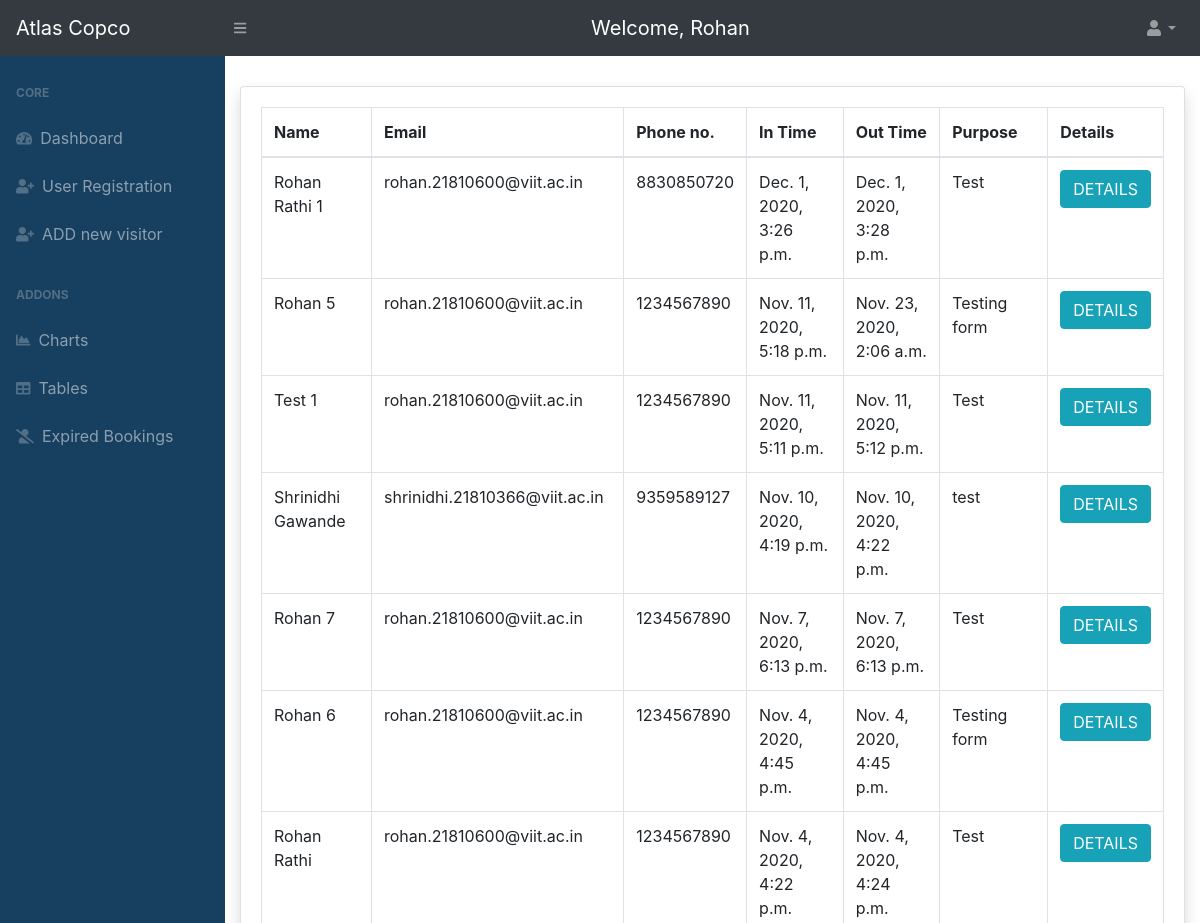
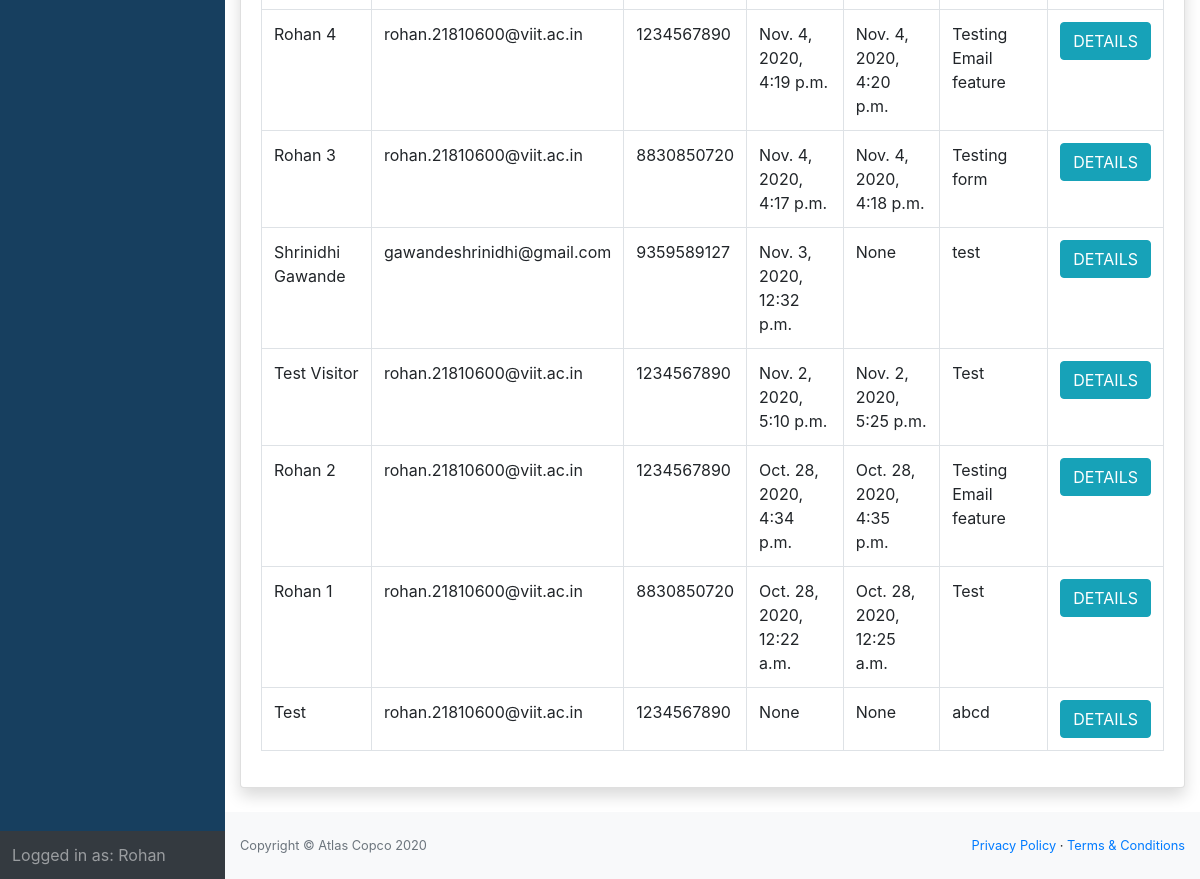
/allbookedvisitors/ (signed in), run on the app's committed database (2 pictures, top to bottom).
### entry/models.py (models this page shows, shortened)
class Visitor(models.Model):
	name = models.CharField(verbose_name='Name', max_length=200, validators=[
		MinLengthValidator(2, 'Minimum 2 Characters are required')])  # name of the visitor
	purpose = models.CharField(verbose_name='Purpose', max_length=200, validators=[
		MinLengthValidator(4, 'Minimum 4 characters are required')])  # purpose of visit
	mobile = models.IntegerField(verbose_name='Mobile number')  # mobile no. of the visitor
	email = models.EmailField(verbose_name='Email', validators=[EmailValidator()])  # email address of the visitor
	no_of_people = models.IntegerField(verbose_name='No of people')  # no. of visitors
	photo_id_number = models.CharField(verbose_name='Photo Id Number', max_length=20, null=True, blank=True)
	photo_id = models.ImageField(verbose_name='Photo Id', upload_to='media/photo_id', null=True, blank=True)
	expected_in_time = models.DateTimeField(verbose_name='Expected Visit In Time', null=True, blank=True)
	in_time = models.DateTimeField(verbose_name='Visit In time', null=True, blank=True)  # in time of the visitor, added automatically
	out_time = models.DateTimeField(verbose_name='Visit Out Time', null=True, blank=True)  # out time of the visitor added automatically
	token = models.CharField(verbose_name='Token', max_length=200, null=True, blank=True)  # token(autogenerated)
	qrcode = models.ImageField(verbose_name='QR Code', upload_to='media/qrcodes', null=True, blank=True)  # qr code generated from the token
	user = models.ForeignKey(User, verbose_name='Employee to visit', on_delete=models.PROTECT)  # link to the User table, to store which user allowed the entry
	photo = models.ImageField(verbose_name='Photo of the Visitor', upload_to='media/photo', null=True, blank=True)
	visit_token = models.CharField(max_length=200, verbose_name="Token assigned to the Visitor", null=True, blank=True)
	session_expired = models.BooleanField(default=False)

### home/views.py (the view)
# urls.py: path('allbookedvisitors/', views.AllVisitorsListView.as_view(), name='all-booked-visitors'),
class AllVisitorsListView(LoginRequiredMixin, ListView):
	def get(self, request):
		display_visitors = Visitor.objects.filter(session_expired=False)
		visitor_list = display_visitors.order_by('-in_time')
		context = {'visitor_list': visitor_list}
		return render(request, 'home/all_visitors_booked.html', context)

### home/templates/home/all_visitors_booked.html (shortened to what this page needs)
{% extends 'home/base.html' %}
{% load tz %}
{% block content %}
<div id="layoutSidenav_content">
	<main style="margin-top: 30px;">
		<div class="container-fluid">
			<div class="card shadow mb-4">
				<div class="card-body">
					<div class="table-responsive">
						<table class="table table-bordered" id="dataTable" width="100%" cellspacing="0">
							<thead>
								<tr>
									<th> Name </th>
									<th> Email </th>
									<th> Phone no. </th>
									<th> In Time </th>
									<th> Out Time </th>
									<th> Purpose </th>
									<th> Details </th>
								</tr>
							</thead>
							<tbody>
								{% for visitor in visitor_list %}
								<tr>
									<td>{{ visitor.name }}</td>
									<td>{{ visitor.email }}</td>
									<td>{{ visitor.mobile }}</td>
									<td>{{ visitor.in_time }}</td>
									<td>{{ visitor.out_time }}</td>
									<td>{{ visitor.purpose}}</td>
									<td>
											<button type="submit" name="delete_btn" class="btn btn-info" onclick="window.location.href='{% url 'visitor-detail' visitor.id %}'"> DETAILS </button>
									</td>
								</tr>
								{% endfor %}
							</tbody>
						</table>
					</div>
				</div>
			</div>
		</div>
	</main>
	<div class="footer">
		<footer class="py-4 bg-light mt-auto">
			<div class="container-fluid">
				<div class="d-flex align-items-center justify-content-between small">
					<div class="text-muted">Copyright &copy; Atlas Copco 2020</div>
					<div>
						<a href="#">Privacy Policy</a> &middot;
						<a href="#">Terms &amp; Conditions</a>
					</div>
				</div>
			</div>
		</footer>
	</div>
</div>
{% endblock content %}

### home/templates/home/base.html (shortened to what this page needs)
{% load static %} {% load crispy_forms_tags %}
<!DOCTYPE html>
<html lang=en>
<head>
    <link rel="stylesheet" href="https://stackpath.bootstrapcdn.com/bootstrap/4.5.2/css/bootstrap.min.css">
    <link rel="stylesheet" type="text/css" href="{% static 'home/style.css' %}">
</head>
<body>
    <nav class="sb-topnav navbar navbar-expand navbar-dark bg-dark sticky-top">
        <a class="navbar-brand" href="{% url 'home' %}">Atlas Copco</a> {% if request.user.is_superuser %}<button class="btn btn-link btn-sm order-1 order-lg-0" id="sidebarToggle"><i class="fas fa-bars"></i></button> {% endif %}
        <span class="d-none d-md-inline-block form-inline ml-auto mr-0 mr-md-3 my-2 my-md-0 navbar-brand"> Welcome, {{ request.user.first_name }}</span>
        <ul class="navbar-nav ml-auto ">
            <li class="nav-item dropdown">
                <a class="nav-link dropdown-toggle" id="userDropdown" href="#" role="button" data-toggle="dropdown" aria-haspopup="true" aria-expanded="false">{% if request.user.employee.pic %}<img src="{{ request.user.employee.pic.url }}" style="width: 40px; height: 40px; border-radius: 100%;">{% else %}<img class="fas fa-user fa-fw"></img>{% endif %}</a>
            </li>
        </ul>
    </nav>
    <div id="layoutSidenav">
        {% if request.user.is_superuser %}
        <div id="layoutSidenav_nav">
            <nav class="sb-sidenav accordion sb-sidenav-dark" id="sidenavAccordion" style="background-color: #173F5F;">
                <div class="sb-sidenav-menu">
                    <div class="nav">
                        <div class="sb-sidenav-menu-heading">Core</div>
                        <a class="nav-link" href="{% url 'home' %}">
                            <div class="sb-nav-link-icon"><i class="fas fa-tachometer-alt"></i></div>
                            Dashboard <br>
                            <a class="nav-link" href="{% url 'user-signup' %}">
                                <div class="sb-nav-link-icon"><i class="fas fa-user-plus"></i></div>
                                User Registration
                            </a>
                            <a class="nav-link" href="{% url 'entry:new-visitor' %}">
                                <div class="sb-nav-link-icon"><i class="fa fa-user-plus fa-fw"></i></div>
                                ADD new visitor
                            </a>
                            <div class="sb-sidenav-menu-heading">Addons</div>
                            <a class="nav-link" href="{% url 'charts:chart-page'%}">
                                <div class="sb-nav-link-icon"><i class="fas fa-chart-area"></i></div>
                                Charts
                            </a>
                            <a class="nav-link" href="{% url 'tables' %}">
                                <div class="sb-nav-link-icon"><i class="fas fa-table"></i></div>
                                Tables
                            </a>
                            <a class="nav-link" href="{% url 'disabled' %}">
                                <div class="sb-nav-link-icon"><i class="fas fa-user-slash"></i></div>
                                Expired Bookings
                            </a>
                    </div>
                </div>
                <div class="sb-sidenav-footer">
                    <div class="large">Logged in as: {{ request.user.first_name }}</div>
                </div>
            </nav>
        </div>
        {% endif %}
        {% block content %} {% endblock content %}
    </div>
</body>
</html>

### home/static/home/style.css (style rules this page uses)
#layoutSidenav { display: flex; }
#layoutSidenav #layoutSidenav_nav { flex-basis: 225px; flex-shrink: 0; transition: transform 0.15s ease-in-out; z-index: 1038; transform: translateX(-225px); }
#layoutSidenav #layoutSidenav_content { position: relative; display: flex; flex-direction: column; justify-content: space-between; min-width: 0; flex-grow: 1; min-height: calc(100vh - 56px); margin-left: -225px; }
@media (min-width: 992px) { #layoutSidenav #layoutSidenav_nav { transform: translateX(0); } }
@media (min-width: 992px) { #layoutSidenav #layoutSidenav_content { margin-left: 0; transition: margin 0.15s ease-in-out; } }
.nav .nav-link .sb-nav-link-icon, .sb-sidenav-menu .nav-link .sb-nav-link-icon { margin-right: 0.5rem; }
.sb-topnav { padding-left: 0; height: 56px; z-index: 1039; }
.sb-topnav .navbar-brand { width: 225px; padding-left: 1rem; padding-right: 1rem; margin: 0; }
.sb-topnav.navbar-dark #sidebarToggle { color: rgba(255, 255, 255, 0.5); }
.sb-sidenav { display: flex; flex-direction: column; height: 100%; flex-wrap: nowrap; }
.sb-sidenav .sb-sidenav-menu { flex-grow: 1; }
.sb-sidenav .sb-sidenav-menu .nav { flex-direction: column; flex-wrap: nowrap; }
.sb-sidenav .sb-sidenav-menu .nav .sb-sidenav-menu-heading { padding: 1.75rem 1rem 0.75rem; font-size: 0.75rem; font-weight: bold; text-transform: uppercase; }
.sb-sidenav .sb-sidenav-menu .nav .nav-link { display: flex; align-items: center; padding-top: 0.75rem; padding-bottom: 0.75rem; position: relative; }
.sb-sidenav .sb-sidenav-menu .nav .nav-link .sb-nav-link-icon { font-size: 0.9rem; }
.sb-sidenav .sb-sidenav-footer { padding: 0.75rem; flex-shrink: 0; }
.sb-sidenav-dark { background-color: #212529; color: rgba(255, 255, 255, 0.5); }
.sb-sidenav-dark .sb-sidenav-menu .sb-sidenav-menu-heading { color: rgba(255, 255, 255, 0.25); }
.sb-sidenav-dark .sb-sidenav-menu .nav-link { color: rgba(255, 255, 255, 0.5); }
.sb-sidenav-dark .sb-sidenav-menu .nav-link .sb-nav-link-icon { color: rgba(255, 255, 255, 0.25); }
.sb-sidenav-dark .sb-sidenav-footer { background-color: #343a40; }

### data on the page
Visitor: name "Rohan Rathi 1", email "rohan.21810600@viit.ac.in", mobile "8830850720", in_time "Dec. 1, 2020, 3:26 p.m.", out_time "Dec. 1, 2020, 3:28 p.m.", purpose "Test"
Visitor: name "Rohan 5", email "rohan.21810600@viit.ac.in", mobile "1234567890", in_time "Nov. 11, 2020, 5:18 p.m.", out_time "Nov. 23, 2020, 2:06 a.m.", purpose "Testing form"
Visitor: name "Test 1", email "rohan.21810600@viit.ac.in", mobile "1234567890", in_time "Nov. 11, 2020, 5:11 p.m.", out_time "Nov. 11, 2020, 5:12 p.m.", purpose "Test"
Visitor: name "Shrinidhi Gawande", email "shrinidhi.21810366@viit.ac.in", mobile "9359589127", in_time "Nov. 10, 2020, 4:19 p.m.", out_time "Nov. 10, 2020, 4:22 p.m.", purpose "test"
Visitor: name "Rohan 7", email "rohan.21810600@viit.ac.in", mobile "1234567890", in_time "Nov. 7, 2020, 6:13 p.m.", out_time "Nov. 7, 2020, 6:13 p.m.", purpose "Test"
Visitor: name "Rohan 6", email "rohan.21810600@viit.ac.in", mobile "1234567890", in_time "Nov. 4, 2020, 4:45 p.m.", out_time "Nov. 4, 2020, 4:45 p.m.", purpose "Testing form"
Visitor: name "Rohan Rathi", email "rohan.21810600@viit.ac.in", mobile "1234567890", in_time "Nov. 4, 2020, 4:22 p.m.", out_time "Nov. 4, 2020, 4:24 p.m.", purpose "Test"
Visitor: name "Rohan 4", email "rohan.21810600@viit.ac.in", mobile "1234567890", in_time "Nov. 4, 2020, 4:19 p.m.", out_time "Nov. 4, 2020, 4:20 p.m.", purpose "Testing Email feature"
Visitor: name "Rohan 3", email "rohan.21810600@viit.ac.in", mobile "8830850720", in_time "Nov. 4, 2020, 4:17 p.m.", out_time "Nov. 4, 2020, 4:18 p.m.", purpose "Testing form"
Visitor: name "Shrinidhi Gawande", email "gawandeshrinidhi@gmail.com", mobile "9359589127", in_time "Nov. 3, 2020, 12:32 p.m.", out_time "None", purpose "test"
Visitor: name "Test Visitor", email "rohan.21810600@viit.ac.in", mobile "1234567890", in_time "Nov. 2, 2020, 5:10 p.m.", out_time "Nov. 2, 2020, 5:25 p.m.", purpose "Test"
Visitor: name "Rohan 2", email "rohan.21810600@viit.ac.in", mobile "1234567890", in_time "Oct. 28, 2020, 4:34 p.m.", out_time "Oct. 28, 2020, 4:35 p.m.", purpose "Testing Email feature"
Visitor: name "Rohan 1", email "rohan.21810600@viit.ac.in", mobile "8830850720", in_time "Oct. 28, 2020, 12:22 a.m.", out_time "Oct. 28, 2020, 12:25 a.m.", purpose "Test"
Visitor: name "Test", email "rohan.21810600@viit.ac.in", mobile "1234567890", in_time "None", out_time "None", purpose "abcd"

### other printed values
{{ request.user.first_name }} "Rohan"
